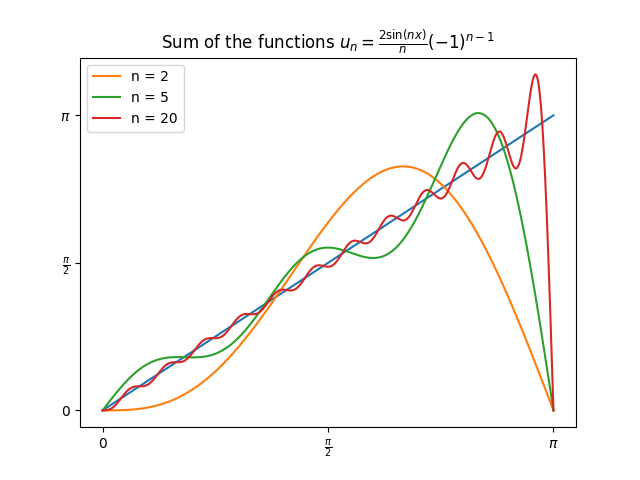

This figure's Python source:
import numpy as np
import matplotlib.pyplot as plt


x = np.linspace(0, np.pi, 10000)
y = x

def un(n):
    return (2*(-1)**(n-1)*np.sin(n*x))/n

plt.plot(x, y)

sumoftwo = 0
sumoffive = 0
sumofmany = 0
for i in range(1, 25):
    if(i < 3): sumoftwo += un(i)
    if(i < 6): sumoffive += un(i)
    sumofmany += un(i)

plt.plot(x, sumoftwo, label="n = 2")
plt.plot(x, sumoffive, label="n = 5")
plt.plot(x, sumofmany, label="n = 20")
plt.legend()
plt.title(r"Sum of the functions $u_n = \frac{2 \sin(n x)}{n} (-1)^{n-1}$")
plt.xticks([0, np.pi/2, np.pi], ["0", r"$\frac{\pi}{2}$", r"$\pi$"])
plt.yticks([0, np.pi/2, np.pi], ["0", r"$\frac{\pi}{2}$", r"$\pi$"])

plt.savefig("ChapterHilbertSpaces/H18.png")
plt.show()
